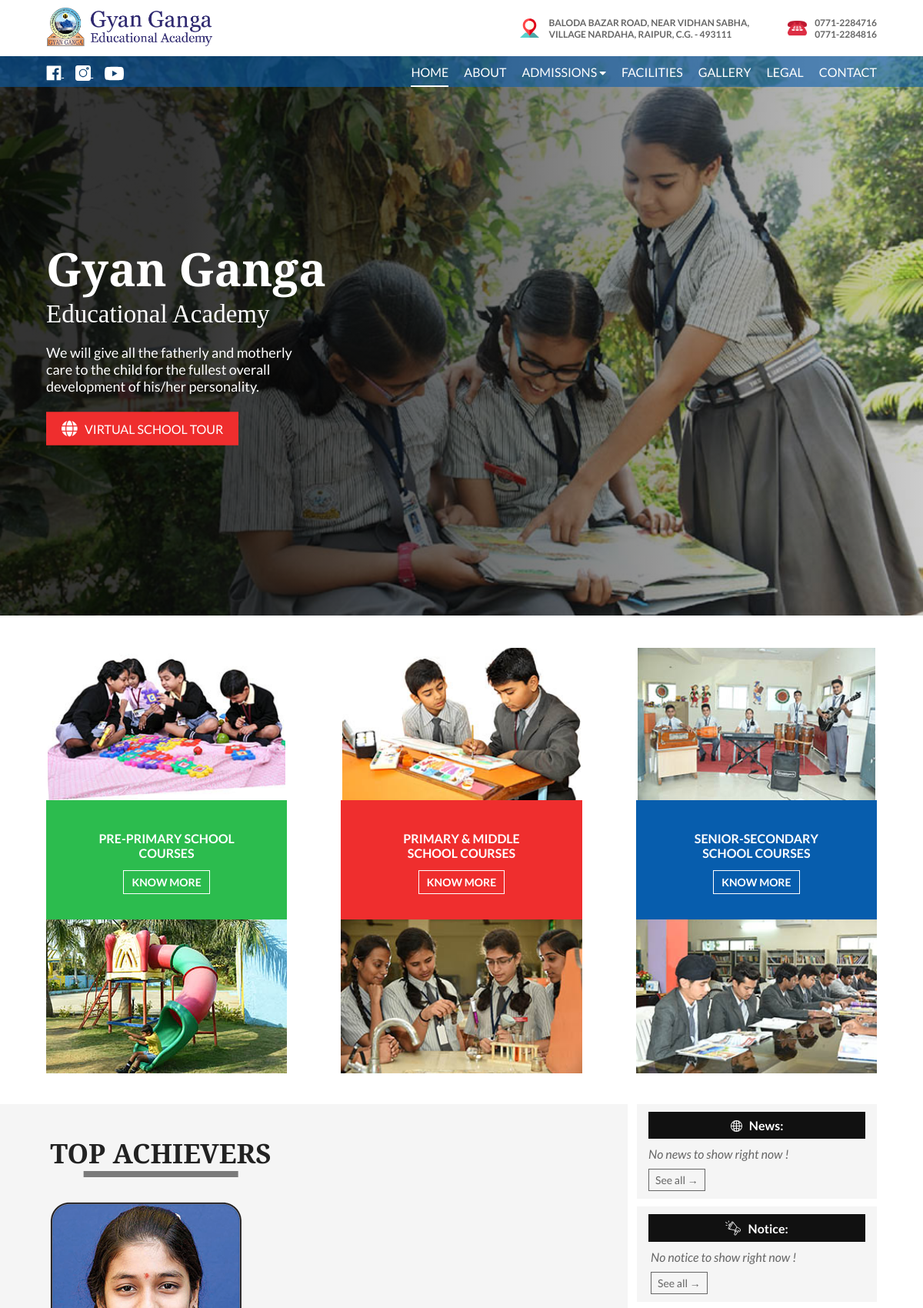
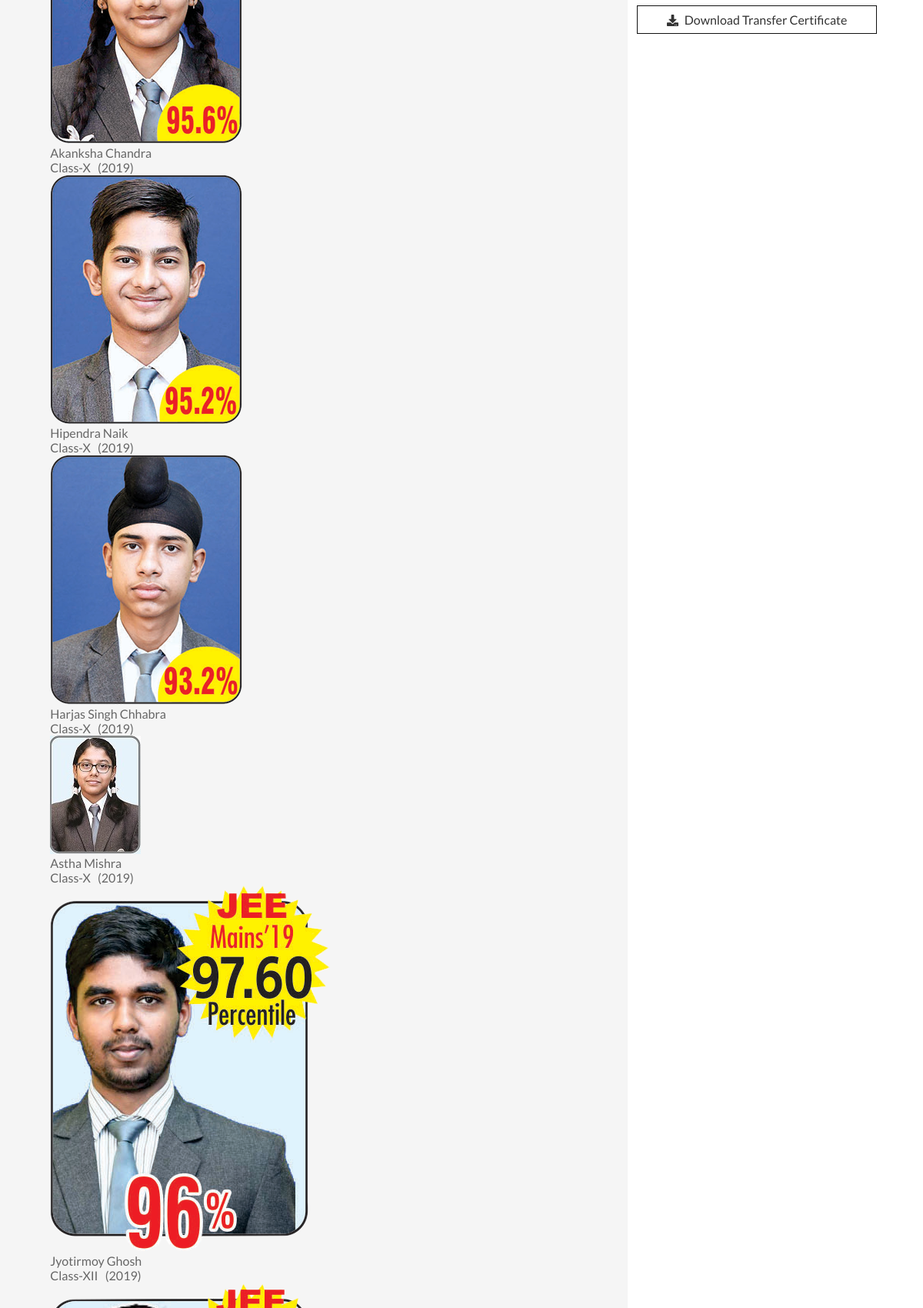
The page / (upper part) on the database its author committed (2 pictures, top to bottom).
### tables this page shows
CREATE TABLE `webprofile` (
  `id` int(11) NOT NULL,
  `email` varchar(100) NOT NULL,
  `phone1` varchar(50) NOT NULL,
  `phone2` varchar(50) NOT NULL,
  `whatsapp_no` varchar(50) NOT NULL,
  `address_line1` varchar(50) NOT NULL,
  `address_line2` varchar(50) NOT NULL,
  `address_line3` varchar(100) NOT NULL,
  `timing_1` varchar(200) NOT NULL,
  `timing_2` varchar(200) NOT NULL,
  `fblink` varchar(50) NOT NULL,
  `instalink` varchar(50) NOT NULL,
  `twitterlink` varchar(50) NOT NULL,
  `youtubelink` varchar(500) NOT NULL,
  `virtual_tour` varchar(50) NOT NULL
);

CREATE TABLE `hero_images` (
  `id` int(11) NOT NULL,
  `img_src` varchar(500) NOT NULL,
  `img_src_mob` varchar(500) NOT NULL,
  `alt_txt` varchar(500) NOT NULL DEFAULT 'Grace International School'
);

CREATE TABLE `achievers` (
  `id` int(11) NOT NULL,
  `name` varchar(50) NOT NULL,
  `class` varchar(10) NOT NULL,
  `batch` varchar(10) NOT NULL,
  `img_src` varchar(100) NOT NULL
);

### application/controllers/Home.php (called while the page is built, shortened)
<?php
class Home extends MY_Controller {
	function __construct(){
		$this->load->model('GetModel','fetch');
		$this->load->model('AddModel','save');
	}
	public function index()
	{
		$profile=$this->fetch->getWebProfile();
		$hero=$this->fetch->getInfo('hero_images');
		$feeds=$this->fetch->getInfo('feedbacks');
		$ach=$this->fetch->getInfo('achievers');
		$notice=$this->fetch->getInfoLim('notice','3','id');
		$news=$this->fetch->getInfoLim('news','3','id');
		$gallery=$this->fetch->getInfoLim('gallery','5','id');
		$this->load->view('header',['web'=>$profile ,
									'title'=>'Home',
									'feeds'=>$feeds,
									'hero'=>$hero,
									'notice'=>$notice,
									'ach'=>$ach,
									'news'=>$news,
									'img'=>$gallery
								]);
		$this->load->view('index');
		$this->load->view('footer');
	}
}

### index.php (called while the page is built, shortened)
<?php
require_once BASEPATH.'core/CodeIgniter.php';

### application/models/GetModel.php (called while the page is built, shortened)
<?php
class GetModel extends CI_Model{
    public function getInfo($table)
    {
        return $this->db->get($table)->result();
    }
    public function getWebProfile()
    {
        return $this->db->get('webprofile')->row();
    }
}
?>

### application/views/index.php (the view, shortened to what this page needs)
<link rel="stylesheet" href="<?=base_url('assets/css/responsiveslides.css')?>">
    <div class="hero">
        <ul class="rslides">
            <?php foreach($hero as $h){?>
            <li><img src="<?=base_url('assets/images/').$h->img_src?>" alt="gg"></li>
            <?php }?>
        </ul>
        <div class="wrapper">
            <div class="hero-content">
                <h1 class="serif wow fadeInRight" data-wow-duration="1s" data-wow-delay="0.8s">Gyan Ganga</h1>
                <h3 class="serif wow fadeInLeft" data-wow-delay="1.3s">Educational Academy</h3>
                <p class="wow fadeInRight" data-wow-delay="1.8s">We will give all the fatherly and motherly care to the child for the fullest overall development of his/her personality.</p>
                <a href="<?=$web->virtual_tour?>" target="_blank" class="btn wow fadeInRight" data-wow-duration="1s" data-wow-delay="2.2s"><i class="fa fa-globe fa-lg fa-spin"></i> &nbsp; Virtual school tour</a>
            </div>
        </div>
    </div>
    <section class="courses">
        <div class="wrapper">
            <div class="course wow slideInLeft" data-wow-delay="0.5s">
                <img src="assets/images/pre-primary-course1.jpg" alt="Pre primary courses" class="brdr-2">
                <div class="text">
                    <p>Pre-primary school <br> courses</p>
                    <a href="" class="btn">Know more</a>
                </div>
                <img class='lazyload' data-src="assets/images/pre-primary-course2.jpg" alt="Pre primary courses">
            </div>
            <div class="course wow slideInLeft" data-wow-delay="0.2s">
                <img src="assets/images/middle-school1.jpg" alt="Primary & middle courses" class="brdr-2">
                <div class="text">
                    <p>Primary & Middle <br> school courses</p>
                    <a href="" class="btn">Know more</a>
                </div>
                <img class='lazyload' data-src="assets/images/middle-school2.jpg" alt="Primary & middle courses">
            </div>
            <div class="course wow slideInLeft" data-wow-delay="0s">
                <img src="assets/images/senior-secondary-school1.jpg" alt="Senior secondary courses" class="brdr-2">
                <div class="text">
                    <p>Senior-secondary <br> school courses</p>
                    <a href="" class="btn">Know more</a>
                </div>
                <img class='lazyload' data-src="assets/images/senior-secondary-school2.jpg" alt="Senior secondary courses">
            </div>
        </div>
    </section>
    <section class="floater">
        <div class="left wow fadeInUp">
            <div class="ach">
                <h2 class="heading serif">Top Achievers</h2>
                <marquee scrollamount="8" direction="right" onmouseover="stop()" onmouseout="start()">
                    <?php foreach($ach as $ac){?>
                    <div class="achiever">
                        <img class='lazyload' data-src="<?=base_url()?>assets/images/<?=$ac->img_src?>" alt="achievers">
                        <p class="aname"><?=$ac->name?></p>
                        <p>
                            Class-<?=$ac->class?> &nbsp; (<?=$ac->batch?>)
                        </p>
                    </div>
                    <?php }?>
                </marquee>
            </div>
        </div>
        <aside>
            <div class="news">
                <h4>
                     &nbsp;
                        News:
                </h4>
                <?php
                if(empty($news)){
                    echo'<p style="margin-bottom:1rem; font-style:italic">No news to show right now !</p>';
                }
                else{
                 foreach($news as $n){?>
                <a href="<?=base_url('news/').$n->id.'/'.$n->slug?>" class="news-block">
                    <img class='lazyload' data-src="<?=base_url('assets/news/').$n->img_src?>" alt="">
                    <div class="news-txt">
                        <p><?=strlen($n->heading)>80?substr($n->heading,0,80)." . . .":$n->heading?>&emsp;&emsp;&emsp; <small>(<?=date('d/m/Y',strtotime($n->date))?>)</small></p>
                    </div>
                </a>
                <?php } } ?>
                <a href="<?=base_url('News')?>" class="see-all">See all →</a>
            </div>
            <div class="notice">
                <h4>
                     &nbsp;
                    Notice:
                </h4>
                <ul>
                <?php
                if(empty($notice)){
                    echo'<p style="margin-bottom:1rem;margin-left:-1.5rem; font-style:italic">No notice to show right now !</p>';
                }
                else{
                foreach($notice as $note){?>
                    <li>
                        <?php if($note->file_src!=''){ ?>
                            <a href="<?=base_url('assets/notice/').$note->file_src?>" target="_blank"><?=strlen($note->content)>80?substr($note->content,0,80)." . . .":$note->content?> </a> <br>
                                <small>(<?=date('d/m/Y',strtotime($note->date))?>)</small>
                                <?php if($note->status=='new'){ echo'<span class="new-tag-text">New</span>'; }?>
                        <?php }else{?>
                            <a>
                                <?=strlen($note->content)>80?substr($note->content,0,80)." . . .":$note->content?> <br>
                                <small>(<?=date('d/m/Y',strtotime($note->date))?>)</small>
                                <?php if($note->status=='new'){ echo'<span class="new-tag-text">New</span>'; }?>
                             </a>
                        <?php }?>
                    </li>
                <?php } } ?>
                <a href="<?=base_url('Notice')?>" class="see-all">See all →</a>
            </div>
            <div class="tc-container">
                <a href="<?=base_url('TC')?>" class="tc">
                    Download Transfer Certificate
                </a>
            </div>
        </aside>
    </section>

### application/views/header.php (shortened to what this page needs)
<!DOCTYPE html>
<html lang="en">
<head>
    <link rel="stylesheet" href="https://cdnjs.cloudflare.com/ajax/libs/font-awesome/5.13.0/css/all.min.css" />
    <link rel="stylesheet" href="<?=base_url('assets/')?>css/owl.carousel.min.css">
    <link rel="stylesheet" href="<?=base_url('assets/')?>css/owl.theme.default.min.css">
    <link rel="stylesheet" href="<?=base_url('assets/')?>css/float_label.css">
    <link rel="stylesheet" href="<?=base_url('assets/')?>css/animate.css">
    <link rel="stylesheet" href="<?=base_url('assets/')?>css/style.css">
</head>
<body>
    <div class="logo-bar wow fadeInDown">
        <div class="wrapper">
            <a href="<?=base_url()?>"><img src="<?=base_url('assets/')?>images/logo.png" alt="GGR Logo" class="logo"></a>
            <div class="address-bar">
                <div class="top-address">
                    <p><?=$web->address_line1?> <br> <?=$web->address_line2?> <?=$web->address_line3?></p>
                </div>
                <div class="top-phone">
                    <img src="<?=base_url('assets/')?>images/phone-icon-red.png" alt="Phone">
                    <p><?=$web->phone1?> <br> <?=$web->phone2?></p>
                </div>
            </div>
        </div>
    </div>
    <nav class="wow fadeInDown" data-wow-delay="0.5s">
        <div class="wrapper">
            <div class="left-links">
                <a href="<?=$web->fblink?>" target="_blank" class="fblink">
                </a>
                <a href="<?=$web->instalink?>" target="_blank" class="instalink">
                </a>
                <a href="<?=$web->youtubelink?>" target="_blank" class="ytlink">
                </a>
            </div>
            <ul class="menu">
                <li><a href="<?=base_url()?>" class="<?=$this->uri->segment(1)==""?'active':''?>">Home</a></li>
                <li><a href="<?=base_url('About')?>" class="<?=$this->uri->segment(1)=="About"?'active':''?>">About</a></li>
                <li class="dropdown sm-hide nowrap">
                    <a class="<?=$this->uri->segment(1)=="Admissions"?'active':''?><?=$this->uri->segment(1)=="TC"?'active':''?>">Admissions <i class="fa fa-caret-down fa-sm"></i></a>
                </li>
                <li><a href="<?=base_url('Facilities')?>" class="<?=$this->uri->segment(1)=="Facilities"?'active':''?>">Facilities</a></li>
                <li><a href="<?=base_url('Gallery')?>" class="<?=$this->uri->segment(1)=="Gallery"?'active':''?>">Gallery</a></li>
                <li><a href="<?=base_url('Legal')?>" class="<?=$this->uri->segment(1)=="Legal"?'active':''?>">Legal</a></li>
                <li><a href="<?=base_url('Contact')?>" class="<?=$this->uri->segment(1)=="Contact"?'active':''?>">Contact</a></li>
            </ul>
        </div>
    </nav>

### assets/css/responsiveslides.css (style rules this page uses)
.rslides { position: absolute; list-style: none; overflow: hidden; top: 0; left: 0; width: 100% !important; height: 100% !important; z-index: -1 !important; }
.rslides li::after { content: ''; position: absolute; top: 0; left: 0; width: 100%; height: 100%; background: -webkit-gradient(linear, left top, right top, color-stop(20%, rgba(0, 0, 0, 0.8)), to(rgba(0, 0, 0, 0.2))); background: linear-gradient(to right, rgba(0, 0, 0, 0.8) 20%, rgba(0, 0, 0, 0.2)); }
.rslides li { -webkit-backface-visibility: hidden; position: absolute; display: none; width: 100%; left: 0; top: 0; height: 100%; }
.rslides li:first-child { position: relative; display: block; float: left; }
.rslides img { display: block; height: 100%; float: left; width: 100%; border: 0; }

### rows shown on the page
webprofile: address_line1 "BALODA BAZAR ROAD, NEAR VIDHAN SABHA,", address_line2 "VILLAGE NARDAHA,", address_line3 "RAIPUR, C.G. - 493111", phone1 "0771-2284716", phone2 "0771-2284816"
hero_images: img_src (picture)
achievers: img_src (picture), name "Akanksha Chandra", class "X", batch "2019"
achievers: img_src (picture), name "Hipendra Naik", class "X", batch "2019"
achievers: img_src (picture), name "Harjas Singh Chhabra", class "X", batch "2019"
achievers: img_src (picture), name "Astha Mishra", class "X", batch "2019"
achievers: img_src (picture), name "Jyotirmoy Ghosh", class "XII", batch "2019"
achievers: img_src (picture)
